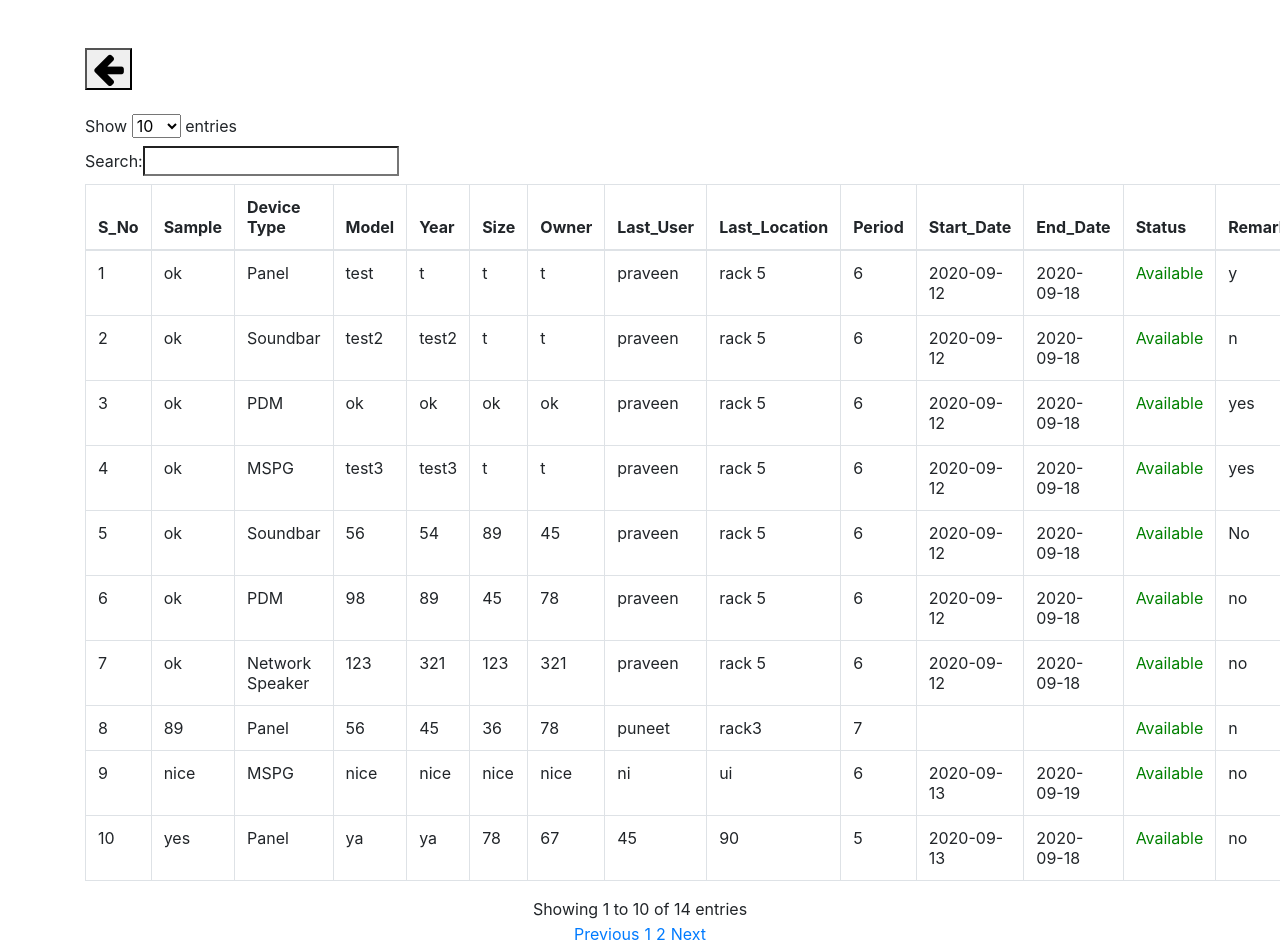
Screenshot of /all.php with the database file from the repository.
### tables this page shows
CREATE TABLE `register` (
  `s_no` int(255) NOT NULL,
  `sample` varchar(255) NOT NULL,
  `dropdown` varchar(255) NOT NULL,
  `model` varchar(255) NOT NULL,
  `year` varchar(255) NOT NULL,
  `size` varchar(255) NOT NULL,
  `owner` varchar(255) NOT NULL,
  `user` varchar(255) NOT NULL,
  `loc` varchar(255) NOT NULL,
  `period` int(255) NOT NULL,
  `start_date` varchar(255) NOT NULL,
  `end_date` varchar(255) NOT NULL,
  `remarks` varchar(255) NOT NULL
);

### all.php (the view, shortened to what this page needs)
<link rel="stylesheet" href="https://cdnjs.cloudflare.com/ajax/libs/font-awesome/4.7.0/css/font-awesome.min.css">
<div class="container">
	<button onClick="javascript:history.go(-1)"><i class="fa fa-arrow-left" style="font-size:36px"></i></button><br><br>
	<div class="table-responsive-sm">
<table class="table table-bordered">
	<thead>
		<tr>
			<th> S_No </th>
			<th> Sample </th>
			<th> Device Type </th>
			<th> Model </th>
			<th> Year </th>
			<th> Size </th>
			<th> Owner </th>
			<th> Last_User </th>
			<th> Last_Location </th>
			<th> Period </th>
			<th> Start_Date </th>
			<th> End_Date </th>
			<th> Status </th>
			<th> Remarks </th>
		</tr>
	</thead>
	<tbody>
		<?php
		$cur_date = date("Y-m-d");
		$con= mysqli_connect("localhost","root","","login");
		$result= mysqli_query($con,"SELECT * FROM register");
		while ($row = mysqli_fetch_assoc($result)):
			if($row['end_date']<$cur_date)
			{
				$Available= "Available";
			}
			else
			{
				$Available= "Not available";
			}
		?>
		<tr>
			<td><?php echo $row['s_no']; ?></td>
			<td><?php echo $row['sample']; ?></td>
			<td><?php echo $row['dropdown']; ?></td>
			<td><?php echo $row['model']; ?></td>
			<td><?php echo $row['year']; ?></td>
			<td><?php echo $row['size']; ?></td>
			<td><?php echo $row['owner']; ?></td>
			<td><?php echo $row['user']; ?></td>
			<td><?php echo $row['loc']; ?></td>
			<td><?php echo $row['period']; ?></td>
			<td><?php echo $row['start_date']; ?></td>
			<td><?php echo $row['end_date']; ?></td>
			<td <?php if($Available == "Available"){echo "style='color: green;'";}else{echo "style='color: red;'";}?>><?php echo $Available ; ?></td>
			<td><?php echo $row['remarks']; ?></td>
		</tr>
	<?php endwhile; ?>
	</tbody>
</table>
</div>
</div>
<link rel="stylesheet" type="text/css" href="css/bootstrap.css">

### rows the page displays
register: s_no "1", sample "ok", dropdown "Panel", model "test", year "t", size "t", owner "t", user "praveen", loc "rack 5", period "6", start_date "2020-09-12", end_date "2020-09-18", end_date "Available", remarks "y"
register: s_no "2", sample "ok", dropdown "Soundbar", model "test2", year "test2", size "t", owner "t", user "praveen", loc "rack 5", period "6", start_date "2020-09-12", end_date "2020-09-18", end_date "Available", remarks "n"
register: s_no "3", sample "ok", dropdown "PDM", model "ok", year "ok", size "ok", owner "ok", user "praveen", loc "rack 5", period "6", start_date "2020-09-12", end_date "2020-09-18", end_date "Available", remarks "yes"
register: s_no "4", sample "ok", dropdown "MSPG", model "test3", year "test3", size "t", owner "t", user "praveen", loc "rack 5", period "6", start_date "2020-09-12", end_date "2020-09-18", end_date "Available", remarks "yes"
register: s_no "5", sample "ok", dropdown "Soundbar", model "56", year "54", size "89", owner "45", user "praveen", loc "rack 5", period "6", start_date "2020-09-12", end_date "2020-09-18", end_date "Available", remarks "No"
register: s_no "6", sample "ok", dropdown "PDM", model "98", year "89", size "45", owner "78", user "praveen", loc "rack 5", period "6", start_date "2020-09-12", end_date "2020-09-18", end_date "Available", remarks "no"
register: s_no "7", sample "ok", dropdown "Network Speaker", model "123", year "321", size "123", owner "321", user "praveen", loc "rack 5", period "6", start_date "2020-09-12", end_date "2020-09-18", end_date "Available", remarks "no"
register: s_no "8", sample "89", dropdown "Panel", model "56", year "45", size "36", owner "78", user "puneet", loc "rack3", period "7", end_date "Available", remarks "n"
register: s_no "9", sample "nice", dropdown "MSPG", model "nice", year "nice", size "nice", owner "nice", user "ni", loc "ui", period "6", start_date "2020-09-13", end_date "2020-09-19", end_date "Available", remarks "no"
register: s_no "10", sample "yes", dropdown "Panel", model "ya", year "ya", size "78", owner "67", user "45", loc "90", period "5", start_date "2020-09-13", end_date "2020-09-18", end_date "Available", remarks "no"
